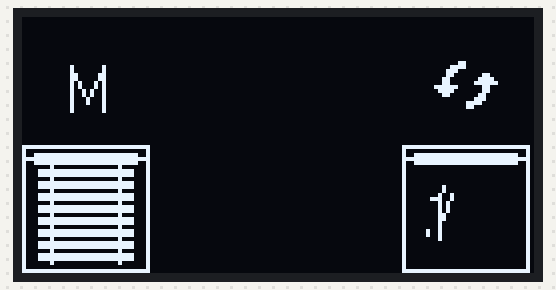
A sketch run on a simulated Arduino Uno, built with avr-gcc and run on an emulated ATmega328P. Parts: 128×64 one-colour display.

Above: at 0.1 s.
At 0.7 s:
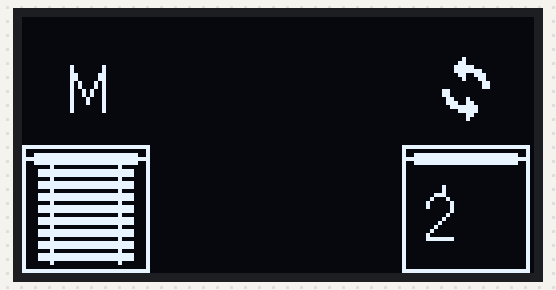
At 1.2 s:
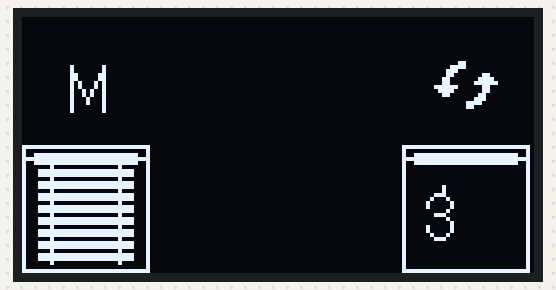
At 1.8 s:
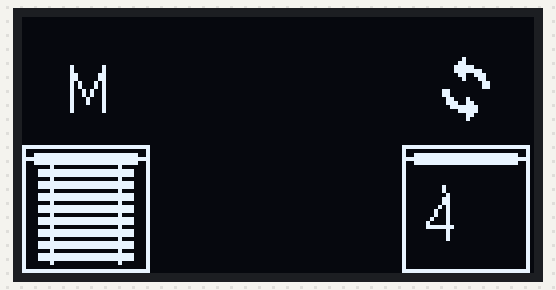

The sketch:

icon.ino
```cpp
#include <Arduino.h>
#include <U8g2lib.h>

#ifdef U8X8_HAVE_HW_SPI
#include <SPI.h>
#endif
#ifdef U8X8_HAVE_HW_I2C
#include <Wire.h>
#endif

uint8_t dir = 0;

U8G2_SH1106_128X64_NONAME_F_4W_HW_SPI u8g2(U8G2_R2, /* cs=*/ 10, /* dc=*/ 9, /* reset=*/ 8);

void setup(void) {
  u8g2.begin();
}

void loop() {
  // put your main code here, to run repeatedly:
  u8g2.firstPage();
  do {
        draw_curtains_closed(0, 32);
        draw_curtains_open(95, 32);
    //    opening_curtains(48, 16);
    //    delay (2000);
    //    close_curtains(48, 16);
    //    delay (2000);
//    display_big ();
//    draw_window_big();
//    u8g2.setFont(u8g2_font_crox3h_tr);
//    u8g2.drawStr(57, 37, "M");
    u8g2.setFont(u8g2_font_crox3h_tr);
    u8g2.drawStr(10,24,"M");
//    u8g2.setFont(u8g2_font_open_iconic_embedded_2x_t);
//    u8g2.drawGlyph(56,37,0x004E);
//    u8g2.setFont(u8g2_font_open_iconic_embedded_2x_t);
//    u8g2.drawGlyph(9,24,0x004E);
    switch (dir)
    {
      case 0:
        u8g2.setFontDirection(0);
        u8g2.setFont(u8g2_font_open_iconic_arrow_2x_t);
        //        u8g2.drawGlyph(55,62,0x0057); //big
        u8g2.drawGlyph(103, 25, 0x0057); //small
        u8g2.setFontDirection(0);
        u8g2.setFont(u8g2_font_crox3h_tr);
        u8g2.drawStr(100, 56, "1");
        dir ++;
        break;
      case 1:
        u8g2.setFontDirection(3);
        u8g2.setFont(u8g2_font_open_iconic_arrow_2x_t);
//        u8g2.drawGlyph(71, 62, 0x0057); //big
        u8g2.drawGlyph(119,25,0x0057); //small
        u8g2.setFontDirection(0);
        u8g2.setFont(u8g2_font_crox3h_tr);
        u8g2.drawStr(100, 56, "2");
        dir ++;
        break;
      case 2:
        u8g2.setFontDirection(2);
        u8g2.setFont(u8g2_font_open_iconic_arrow_2x_t);
//        u8g2.drawGlyph(70, 45, 0x0057); //big
        u8g2.drawGlyph(118, 8, 0x0057); //small
        u8g2.setFontDirection(0);
        u8g2.setFont(u8g2_font_crox3h_tr);
        u8g2.drawStr(100, 56, "3");
        dir ++;
        break;
      case 3:
        u8g2.setFontDirection(1);
        u8g2.setFont(u8g2_font_open_iconic_arrow_2x_t);
        //        u8g2.drawGlyph(54,47,0x0057); //big
        u8g2.drawGlyph(102, 10, 0x0057); //small
        u8g2.setFontDirection(0);
        u8g2.setFont(u8g2_font_crox3h_tr);
        u8g2.drawStr(100, 56, "4");
        dir = 0;
        break;
    }
  } while ( u8g2.nextPage() );
  delay(500);
}

void display_big ()
{
  u8g2.setFont(u8g2_font_crox3h_tr);
  u8g2.drawStr(0 , 13, "Zondag");

  u8g2.setFont(u8g2_font_crox3h_tn);
  u8g2.drawStr(0, 37, "12");
  u8g2.drawStr(17, 37, "/");
  u8g2.drawStr(21, 37, "03");

  u8g2.drawStr(0, 61, "09");
  u8g2.drawStr(17, 61, ":");
  u8g2.drawStr(21, 61, "11");
}

void draw_window_big()
{
  uint8_t x = 80;
  uint8_t y = 0;
  draw_window_frame_big(x, y);
  u8g2.drawLine(x + 15, y + 15, x + 9, y + 33);
  u8g2.drawLine(x + 18, y + 18, x + 15, y + 27);
}

void opening_curtains(uint8_t x, uint8_t y)
{
  for (uint8_t j = 28; j > 0; j --)
  {
    u8g2.setDrawColor(0);
    u8g2.drawBox(x, y, 32, 32);
    u8g2.setDrawColor(1);
    draw_window_frame(x, y);
    u8g2.drawBox(x + 7, y + 2, 1, j);
    u8g2.drawBox(x + 24, y + 2, 1, j);

    u8g2.drawLine(x + 10, y + 10, x + 6, y + 22);
    u8g2.drawLine(x + 12, y + 12, x + 10, y + 18);
    for (uint8_t i = 4 + (j % 3); i < j; i += 3)
    {
      u8g2.drawBox(x + 4, y + i, 24, 2);
    }
    u8g2.sendBuffer();
    delay(100);
  }
}

void close_curtains(uint8_t x, uint8_t y)
{
  for (uint8_t j = 0; j < 28; j ++)
  {
    u8g2.setDrawColor(0);
    u8g2.drawBox(x, y, 32, 32);
    u8g2.setDrawColor(1);
    draw_window_frame(x, y);
    u8g2.drawBox(x + 7, y + 2, 1, j);
    u8g2.drawBox(x + 24, y + 2, 1, j);

    u8g2.drawLine(x + 10, y + 10, x + 6, y + 22);
    u8g2.drawLine(x + 12, y + 12, x + 10, y + 18);
    for (uint8_t i = 4 + (j % 3); i < j; i += 3)
    {
      u8g2.drawBox(x + 4, y + i, 24, 2);
    }
    u8g2.sendBuffer();
    delay(100);
  }
}

void draw_curtains_closed(uint8_t x, uint8_t y)
{
  draw_window_frame(x, y);
  u8g2.drawBox(x + 7, y + 2, 1, 28);
  u8g2.drawBox(x + 24, y + 2, 1, 28);

  for (uint8_t i = 6; i < 28; i += 3)
  {
    u8g2.drawBox(x + 4, y + i, 24, 2);
  }
}

void draw_curtains_open(uint8_t x, uint8_t y)
{
  draw_window_frame(x, y);
  u8g2.drawLine(x + 10, y + 10, x + 6, y + 22);
  u8g2.drawLine(x + 12, y + 12, x + 10, y + 18);
}

void draw_window_frame (uint8_t x, uint8_t y)
{
  u8g2.drawFrame(x, y, 32, 32);
  u8g2.drawBox(x, y + 3, 32, 1);
  u8g2.drawBox(x + 3, y + 2, 26, 3);
}

void draw_window_frame_big (uint8_t x, uint8_t y)
{
  u8g2.drawFrame(x, y, 48, 64);
  u8g2.drawBox(x, y + 5, 63, 2);
  u8g2.drawBox(x + 4, y + 3, 40, 6);
}
```

Measured:
- by itself, everything shown: repeats every 2.2 s, in 4 steps
- what the display in image 1 shows lasts 0.6 s, from 0.6 s to 1.2 s
